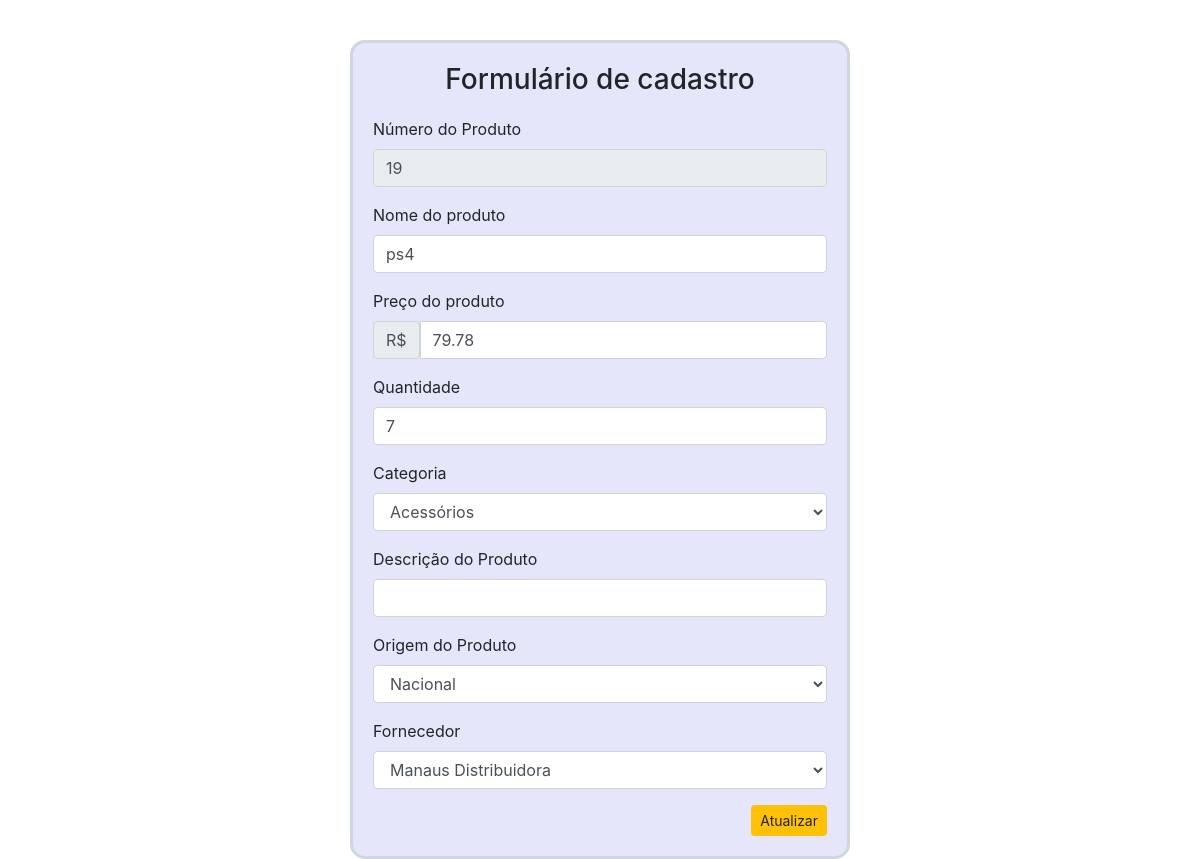
Page /PHP-HTML-CSS/editar_produto.php?id=19 on the committed database.
### tables this page shows
CREATE TABLE `estoque` (
  `id_estoque` int(11) NOT NULL,
  `numproduto` float NOT NULL,
  `nomeproduto` varchar(200) NOT NULL,
  `categoria` varchar(100) NOT NULL,
  `quantidade` int(11) NOT NULL,
  `fornecedor` varchar(100) NOT NULL,
  `descricaoproduto` varchar(255) NOT NULL,
  `origem` varchar(255) NOT NULL,
  `datacompra` date NOT NULL DEFAULT current_timestamp()
);

### PHP-HTML-CSS/editar_produto.php (the view, shortened to what this page needs)
<?php
include 'conexao.php';
$id = $_GET['id'];
?>
<!DOCTYPE html>
<html lang="pt-BR">
<head>
    <link rel="stylesheet" href="https://stackpath.bootstrapcdn.com/bootstrap/4.4.1/css/bootstrap.min.css"
>
</head>
<body>
    <div class="container" style="margin-top: 40px" id="container">
        <h3 style="text-align:center">Formulário de cadastro </h3>
        <form action="_atualizar_produto.php" method="post" style="margin-top: 20px">
            <?php
            $sql = "SELECT * FROM `estoque` WHERE id_estoque = $id";
            $buscar = mysqli_query($conexao,$sql);
            while ($array = mysqli_fetch_array($buscar)) {
                $id_estoque = $array['id_estoque'];
                $numproduto = $array['numproduto'];
                $nomeproduto = $array['nomeproduto'];
                $quantidade = $array['quantidade'];
                $descricao = $array['descricaoproduto'];
            ?>
             <div class="form-group">
                <label>Número do Produto</label>
                <input type="number" class="form-control" name="id_estoque" value="<?php echo $id_estoque?>" disabled>
            </div>
            <div class="form-group">
                <label>Nome do produto</label>
                <input type="text" class="form-control" name="nomeproduto" value="<?php echo $nomeproduto?>">
            </div>
            <div class="form-group">
                <label>Preço do produto</label>
                <div class="input-group">
                        <div class="input-group-text">R$</div>
                        <input type="number" min="0.00" step="0.01" id="exampleInputAmount" class="form-control" name="numproduto" value="<?php echo $numproduto?>">
                </div>
            </div>
            <div class="form-group">
                <label>Quantidade</label>
                <input type="number" class="form-control" name="quantidade" value="<?php echo $quantidade?>">
            </div>
            <div class="form-group">
                <label>Categoria</label>
                <select class="form-control" name="categoria">
                    <?php
                    include 'conexao.php';
                    $sql = "SELECT * FROM `categoria` order by categoria ASC";
                    $buscar = mysqli_query($conexao,$sql);
                    while ($array = mysqli_fetch_array($buscar)) {
                        $nome_categoria = $array['categoria'];
                    ?>
                    <option><?php echo $nome_categoria ?></option>
                    <?php  } ?>
                </select>
            </div>
            <div class="form-group">
                    <label>Descrição do Produto</label>
                    <input type="text" class="form-control" name="descricaoproduto" value="<?php echo $descricao?>">
            </div>
            <div class="form-group">
                    <label>Origem do Produto</label>
                    <select class="form-control" name="origem">
                        <?php
                        include 'conexao.php';
                        $sql2 = "SELECT * FROM `origem`";
                        $buscar2 = mysqli_query($conexao,$sql2);
                        while ($array2 = mysqli_fetch_array($buscar2)) {
                            $nom_origem = $array2['nom_origem'];
                        ?>
                        <option><?php echo $nom_origem ?></option>
                        <?php  } ?>
                    </select>
            </div>
            <div class="form-group">
                <label>Fornecedor</label>
                <select class="form-control" name="fornecedor">
                    <?php
                    include 'conexao.php';
                    $sql2 = "SELECT * FROM `fornecedor`";
                    $buscar2 = mysqli_query($conexao,$sql2);
                    while ($array2 = mysqli_fetch_array($buscar2)) {
                        $nome_fornecedor = $array2['nome_fornecedor'];
                    ?>
                    <option><?php echo $nome_fornecedor ?></option>
                    <?php  } ?>
                </select>
            </div>
            <div style="text-align: right;">
                <button type="submit" id="botao" class="btn btn-warning btn-sm">Atualizar</button>
            </div>
            <?php } ?>
        </form>
    </div>
</body>
</html>

### PHP-HTML-CSS/editar_produto.php (style rules this page uses)
#container { width: 500px; border-radius: 15px; border: 0.2em solid; padding: 20px; border-color: #cfd6dc; background-color:rgb(230,230,250); }

### rows in the picture
estoque: id_estoque "19", nomeproduto "ps4", numproduto "79.78", quantidade "7"

### other values in the picture
form field categoria "Acessórios"
form field origem "Nacional"
form field fornecedor "Manaus Distribuidora"
